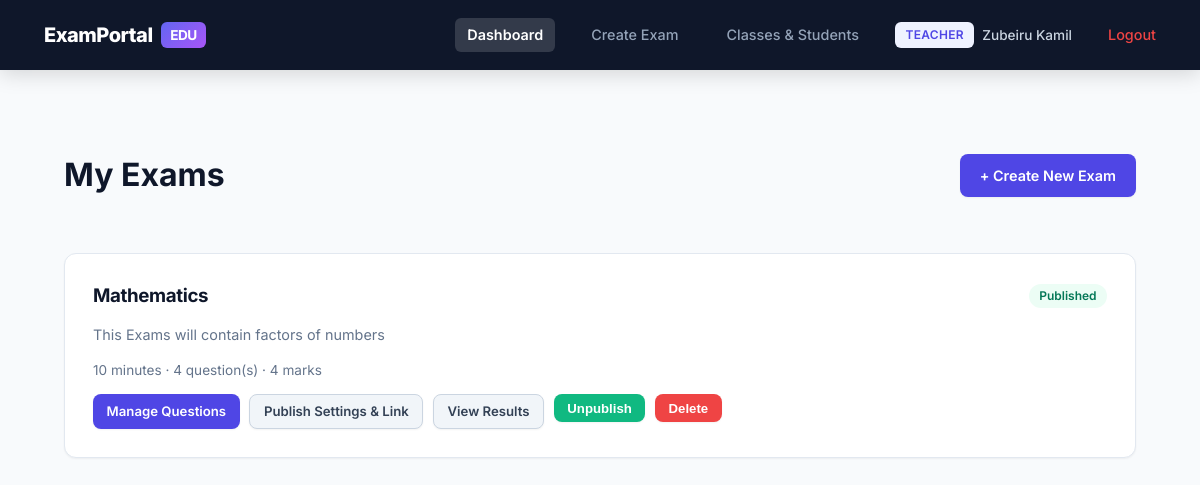
/teacher/dashboard (signed in), run on the app's committed database.
### app/models/models.py (models this page shows, shortened)
class User(UserMixin, db.Model):
    __tablename__ = "users"
    id = db.Column(db.Integer, primary_key=True)
    username = db.Column(db.String(80), unique=True, nullable=False)
    email = db.Column(db.String(120), unique=True, nullable=False)
    password_hash = db.Column(db.String(255), nullable=False)
    role = db.Column(db.String(20), nullable=False, default="student")  # admin/teacher/student
    is_active_account = db.Column(db.Boolean, default=True)
    created_at = db.Column(db.DateTime, default=datetime.utcnow)
    exams_created = db.relationship("Exam", backref="teacher", lazy=True,
                                     foreign_keys="Exam.teacher_id")
    submissions = db.relationship("Submission", backref="student", lazy=True,
                                   foreign_keys="Submission.student_id")
    @property
    def is_active(self):
        return self.is_active_account
    def is_admin(self):
        return self.role == "admin"
    def is_teacher(self):
        return self.role == "teacher"

class Exam(db.Model):
    __tablename__ = "exams"
    id = db.Column(db.Integer, primary_key=True)
    title = db.Column(db.String(150), nullable=False)
    description = db.Column(db.Text)
    duration_minutes = db.Column(db.Integer, nullable=False, default=30)
    teacher_id = db.Column(db.Integer, db.ForeignKey("users.id"), nullable=False)
    is_published = db.Column(db.Boolean, default=False)
    start_time = db.Column(db.DateTime, nullable=True)
    end_time = db.Column(db.DateTime, nullable=True)
    max_attempts = db.Column(db.Integer, nullable=False, default=1)
    access_token = db.Column(db.String(64), unique=True, index=True, nullable=True)
    created_at = db.Column(db.DateTime, default=datetime.utcnow)
    assigned_students = db.relationship("User", secondary=exam_students, backref="assigned_exams")
    assigned_classes = db.relationship("Class", secondary=exam_classes, backref="assigned_exams")
    questions = db.relationship("Question", backref="exam", lazy=True,
                                 cascade="all, delete-orphan")
    submissions = db.relationship("Submission", backref="exam", lazy=True,
                                   cascade="all, delete-orphan")
    def total_marks(self):
        return sum(q.marks for q in self.questions)
    def generate_token(self):
        if not self.access_token:
            self.access_token = uuid.uuid4().hex
        return self.access_token

class Question(db.Model):
    __tablename__ = "questions"
    id = db.Column(db.Integer, primary_key=True)
    exam_id = db.Column(db.Integer, db.ForeignKey("exams.id"), nullable=False)
    question_text = db.Column(db.Text, nullable=False)
    marks = db.Column(db.Integer, nullable=False, default=1)
    choices = db.relationship("Choice", backref="question", lazy=True,
                               cascade="all, delete-orphan")
    answers = db.relationship("Answer", backref="question", lazy=True,
                               cascade="all, delete-orphan")

### app/routes/teacher.py (the view)
@teacher_bp.route("/dashboard")
@login_required
@role_required("teacher")
def dashboard():
    exams = Exam.query.filter_by(teacher_id=current_user.id).order_by(
        Exam.created_at.desc()
    ).all()
    for exam in exams:
        exam.generate_token()
    db.session.commit()
    return render_template("teacher/dashboard.html", exams=exams)

### app/models/models.py (called while the page is built)
@login_manager.user_loader
def load_user(user_id):
    return User.query.get(int(user_id))

### app/utils.py (called while the page is built)
def role_required(*roles):
    def decorator(view_func):
        @wraps(view_func)
        def wrapped(*args, **kwargs):
            if not current_user.is_authenticated or current_user.role not in roles:
                abort(403)
            return view_func(*args, **kwargs)
        return wrapped
    return decorator

### app/templates/teacher/dashboard.html (shortened to what this page needs)
{% extends "base.html" %}
{% block content %}
<div class="container">
  <div class="page-header">
    <h1>My Exams</h1>
    <a href="{{ url_for('teacher.create_exam') }}" class="btn">+ Create New Exam</a>
  </div>
  {% if exams %}
  <div class="grid grid-2">
    {% for exam in exams %}
    <div class="card">
      <div class="page-header" style="margin-bottom:0.5rem;">
        <h3 style="margin:0;">{{ exam.title }}</h3>
        {% if exam.is_published %}
          <span class="status-pill status-published">Published</span>
        {% else %}
          <span class="status-pill status-draft">Draft</span>
        {% endif %}
      </div>
      <p style="color: var(--muted); font-size: 0.9rem;">{{ exam.description or "No description provided." }}</p>
      <p style="font-size: 0.85rem; color: var(--muted);">
        {{ exam.duration_minutes }} minutes &middot; {{ exam.questions|length }} question(s) &middot; {{ exam.total_marks() }} marks
      </p>
      <div class="actions">
        <a class="btn btn-sm" href="{{ url_for('teacher.manage_questions', exam_id=exam.id) }}">Manage Questions</a>
        <a class="btn btn-sm btn-secondary" href="{{ url_for('teacher.publish_settings', exam_id=exam.id) }}">Publish Settings & Link</a>
        <a class="btn btn-sm btn-secondary" href="{{ url_for('teacher.exam_results', exam_id=exam.id) }}">View Results</a>
        <form method="POST" action="{{ url_for('teacher.publish_exam', exam_id=exam.id) }}">
          <button class="btn btn-sm btn-success" type="submit">
            {{ 'Unpublish' if exam.is_published else 'Publish' }}
          </button>
        </form>
        <form method="POST" action="{{ url_for('teacher.delete_exam', exam_id=exam.id) }}"
              onsubmit="return confirm('Delete this exam permanently?');">
          <button class="btn btn-sm btn-danger" type="submit">Delete</button>
        </form>
      </div>
    </div>
    {% endfor %}
  </div>
  {% else %}
  <div class="card empty-state">
    <p>You haven't created any exams yet.</p>
    <a href="{{ url_for('teacher.create_exam') }}" class="btn">Create your first exam</a>
  </div>
  {% endif %}
</div>
{% endblock %}

### app/templates/base.html (shortened to what this page needs)
<!DOCTYPE html>
<html lang="en">
<head>
  <link rel="stylesheet" href="{{ url_for('static', filename='css/style.css') }}">
</head>
<body>
  {% if current_user.is_authenticated %}
  <nav class="navbar">
    <a class="brand" href="{{ url_for('index') }}">ExamPortal <span class="brand-mark">EDU</span></a>
    <div class="nav-links">
      {% if current_user.is_admin() %}
        <a href="{{ url_for('admin.dashboard') }}" class="{{ 'active' if request.endpoint == 'admin.dashboard' else '' }}">Dashboard</a>
      {% elif current_user.is_teacher() %}
        <a href="{{ url_for('teacher.dashboard') }}" class="{{ 'active' if request.endpoint in ['teacher.dashboard', 'teacher.exam_results', 'teacher.manage_questions', 'teacher.publish_settings'] else '' }}">Dashboard</a>
        <a href="{{ url_for('teacher.create_exam') }}" class="{{ 'active' if request.endpoint == 'teacher.create_exam' else '' }}">Create Exam</a>
        <a href="{{ url_for('teacher.manage_classes') }}" class="{{ 'active' if request.endpoint in ['teacher.manage_classes', 'teacher.class_detail'] else '' }}">Classes & Students</a>
      {% endif %}
      <div class="user-tag">
        <span class="badge">{{ current_user.role }}</span>
        <span>{{ current_user.username }}</span>
      </div>
      <a href="{{ url_for('auth.logout') }}" style="color: #ef4444;">Logout</a>
    </div>
  </nav>
  {% endif %}
  {% block content %}{% endblock %}
</body>
</html>

### app/static/css/style.css (style rules this page uses)
:root { --primary: #4f46e5; --primary-hover: #4338ca; --primary-light: #eef2ff; --nav-bg: #0f172a; --bg: #f8fafc; --card-bg: #ffffff; --text: #0f172a; --muted: #64748b; --border: #e2e8f0; --border-focus: #818cf8; --success: #10b981; --success-light: #ecfdf5; --success-text: #047857; --danger: #ef4444; --danger-light: #fef2f2; --danger-text: #b91c1c; --warning: #f59e0b; --warning-light: #fffbeb; --warning-text: #b45309; --info: #0284c7; --radius: 12px; --shadow-sm: 0 1px 2px 0 rgba(0, 0, 0, 0.05); --shadow-md: 0 4px 6px -1px rgba(0, 0, 0, 0.05), 0 2px 4px -2px rgba(0, 0, 0, 0.05); --shadow-lg: 0 10px 25px -5px rgba(15, 23, 42, 0.08), 0 8px 10px -6px rgba(15, 23, 42, 0.04); }
* { box-sizing: border-box; }
body { margin: 0; font-family: 'Inter', -apple-system, BlinkMacSystemFont, "Segoe UI", Roboto, sans-serif; background: var(--bg); color: var(--text); min-height: 100vh; line-height: 1.5; -webkit-font-smoothing: antialiased; }
nav.navbar { background: var(--nav-bg); padding: 0.85rem 2rem; display: flex; justify-content: space-between; align-items: center; flex-wrap: wrap; box-shadow: 0 4px 20px rgba(0, 0, 0, 0.15); }
nav.navbar .brand { font-weight: 800; font-size: 1.25rem; color: #ffffff; text-decoration: none; letter-spacing: -0.025em; display: flex; align-items: center; gap: 0.5rem; }
nav.navbar .brand span.brand-mark { background: linear-gradient(135deg, #6366f1, #a855f7); color: white; padding: 0.2rem 0.6rem; border-radius: 6px; font-size: 0.85rem; font-weight: 700; }
nav.navbar .nav-links { display: flex; align-items: center; gap: 1.5rem; }
nav.navbar a { color: #94a3b8; text-decoration: none; font-size: 0.9rem; font-weight: 500; padding: 0.4rem 0.75rem; border-radius: 6px; transition: all 0.2s ease; }
nav.navbar a.active { color: #ffffff; background: rgba(255, 255, 255, 0.15); font-weight: 600; }
.user-tag { color: #cbd5e1; font-size: 0.85rem; font-weight: 500; display: flex; align-items: center; gap: 0.5rem; }
.badge { background: var(--primary-light); color: var(--primary); padding: 0.25rem 0.65rem; border-radius: 6px; font-size: 0.75rem; font-weight: 600; letter-spacing: 0.025em; text-transform: uppercase; display: inline-block; }
.container { max-width: 1120px; margin: 0 auto; padding: 2.5rem 1.5rem; }
.card { background: var(--card-bg); border: 1px solid var(--border); border-radius: var(--radius); padding: 1.75rem; margin-bottom: 1.5rem; box-shadow: var(--shadow-sm); transition: box-shadow 0.2s ease, border-color 0.2s ease; }
.card h2, .card h3 { margin-top: 0; font-weight: 700; letter-spacing: -0.02em; color: var(--text); }
.grid { display: grid; gap: 1.5rem; }
.grid-2 { grid-template-columns: repeat(auto-fit, minmax(340px, 1fr)); }
form { display: flex; flex-direction: column; gap: 1.1rem; }
.btn { display: inline-flex; align-items: center; justify-content: center; gap: 0.5rem; padding: 0.65rem 1.25rem; border-radius: 8px; border: none; background: var(--primary); color: #ffffff; font-weight: 600; font-size: 0.9rem; cursor: pointer; text-decoration: none; text-align: center; transition: all 0.15s ease; box-shadow: 0 1px 2px rgba(0, 0, 0, 0.05); }
.btn-secondary { background: #f1f5f9; color: #334155; border: 1px solid #cbd5e1; }
.btn-danger { background: var(--danger); }
.btn-success { background: var(--success); }
.btn-sm { padding: 0.4rem 0.85rem; font-size: 0.825rem; }
.actions { display: flex; gap: 0.6rem; flex-wrap: wrap; }
.status-pill { padding: 0.2rem 0.65rem; border-radius: 999px; font-size: 0.75rem; font-weight: 600; display: inline-block; }
.status-published { background: var(--success-light); color: var(--success-text); }
.page-header { display: flex; justify-content: space-between; align-items: center; flex-wrap: wrap; gap: 1rem; margin-bottom: 2rem; }

### data on the page
User: role "TEACHER", username "Zubeiru Kamil"
Exam: title "Mathematics", shows "Published", description "This Exams will contain factors of numbers", duration_minutes "10", questions|length "4", total_marks "4", is_published "Unpublish"
